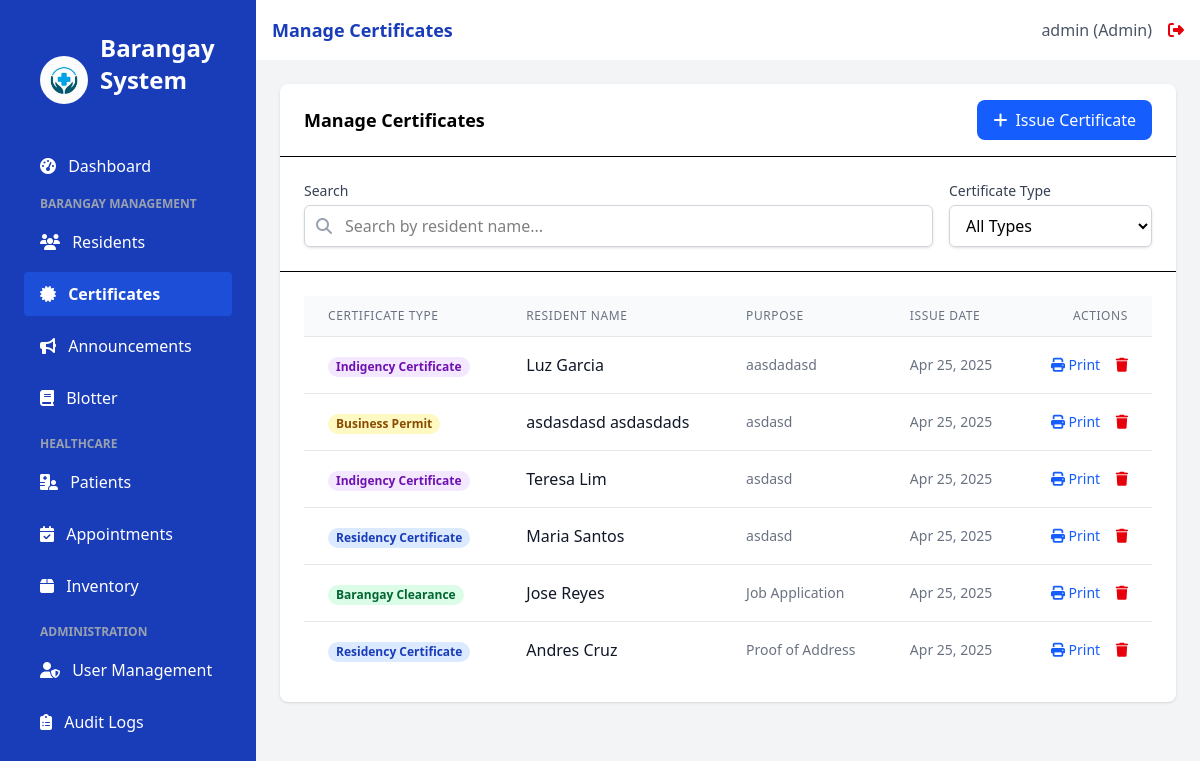
Page /certificates (signed in) on the earlier database version.
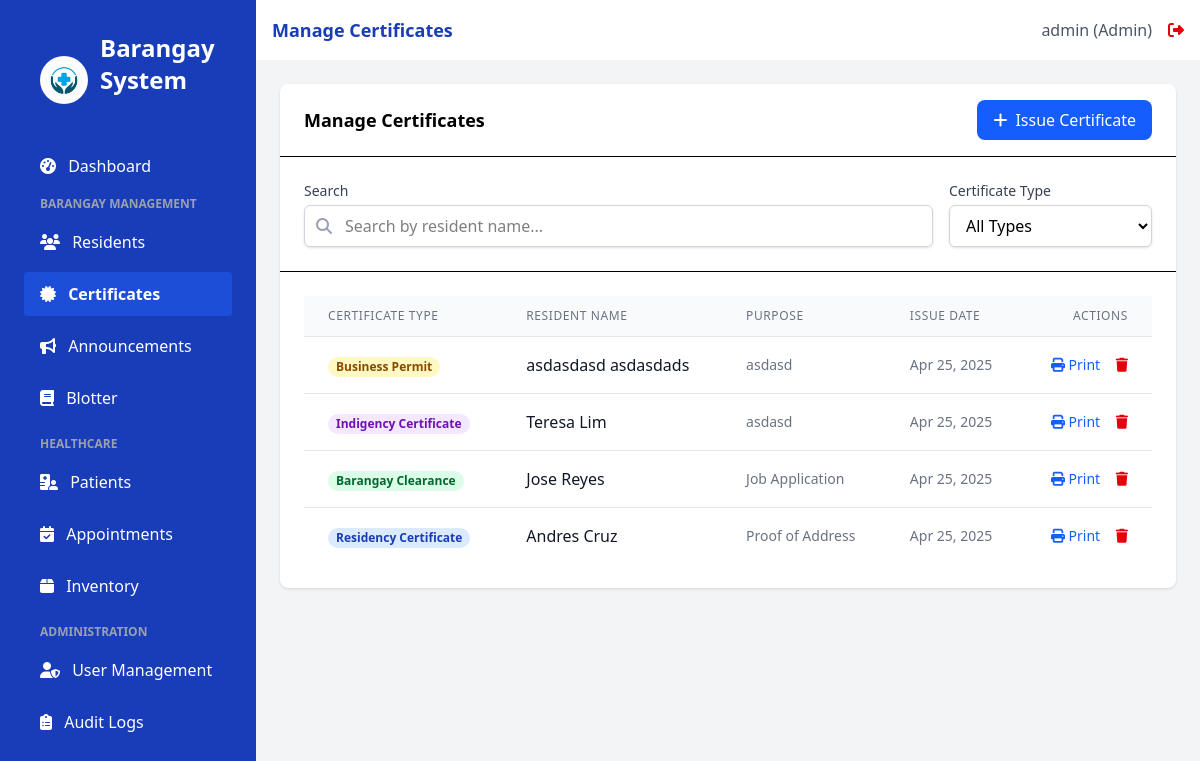
Same page on the later database version.
### app.py (models this page shows)
class Certificate(db.Model):
    id = db.Column(db.Integer, primary_key=True)
    resident_id = db.Column(db.Integer, db.ForeignKey('resident.id'), nullable=False)
    type = db.Column(db.String(50), nullable=False)
    purpose = db.Column(db.String(200))
    issue_date = db.Column(db.DateTime, default=datetime.utcnow)
    issued_by_id = db.Column(db.Integer, db.ForeignKey('user.id'), nullable=True) # Allow null if needed, or set nullable=False if required
    resident = db.relationship('Resident', backref='certificates')

class Resident(db.Model):
    id = db.Column(db.Integer, primary_key=True)
    first_name = db.Column(db.String(100), nullable=False)
    last_name = db.Column(db.String(100), nullable=False)
    address = db.Column(db.String(200), nullable=False)
    contact_number = db.Column(db.String(20))
    birth_date = db.Column(db.Date)
    created_at = db.Column(db.DateTime, default=datetime.utcnow)
    is_patient = db.Column(db.Boolean, default=False)

### app.py (the view)
@app.route('/certificates')
@login_required
@role_required(['admin', 'staff']) # Or adjust roles as needed
def certificates():
    try:
        issued_certificates = Certificate.query.order_by(Certificate.issue_date.desc()).all()
        all_residents = Resident.query.order_by(Resident.last_name, Resident.first_name).all()
    except OperationalError as e:
        flash(f"Database error: {e}. Could not load certificate or resident data.", 'danger')
        issued_certificates = []
        all_residents = []
    except Exception as e:
        flash(f"An unexpected error occurred: {e}", 'danger')
        issued_certificates = []
        all_residents = []
    return render_template('certificates.html',
                           title="Manage Certificates",
                           certificates=issued_certificates,
                           residents=all_residents) # Pass residents to the template

### app.py (called while the page is built)
@login_manager.user_loader
def load_user(user_id):
    return User.query.get(int(user_id))

def role_required(roles):
    def decorator(f):
        @wraps(f)
        def decorated_function(*args, **kwargs):
            if not current_user.is_authenticated or current_user.role not in roles:
                flash('You do not have permission to access this page.', 'danger')
                return redirect(url_for('login'))
            return f(*args, **kwargs)
        return decorated_function
    return decorator

### templates/certificates.html (shortened to what the changed rows need)
{% extends 'base.html' %}
{% block content %}
<div x-data="certificateSystem()" class="bg-white rounded-lg shadow">
    <div class="border-b px-6 py-4 flex items-center justify-between">
        <h2 class="font-semibold text-lg">Manage Certificates</h2>
    </div>
    <div class="p-6 overflow-x-auto">
        <table class="min-w-full divide-y divide-gray-200">
            <thead class="bg-gray-50">
                <tr>
                    <th scope="col" class="px-6 py-3 text-left text-xs font-medium text-gray-500 uppercase tracking-wider">Certificate Type</th>
                    <th scope="col" class="px-6 py-3 text-left text-xs font-medium text-gray-500 uppercase tracking-wider">Resident Name</th>
                    <th scope="col" class="px-6 py-3 text-left text-xs font-medium text-gray-500 uppercase tracking-wider">Purpose</th>
                    <th scope="col" class="px-6 py-3 text-left text-xs font-medium text-gray-500 uppercase tracking-wider">Issue Date</th>
                    <th scope="col" class="px-6 py-3 text-right text-xs font-medium text-gray-500 uppercase tracking-wider">Actions</th>
                </tr>
            </thead>
            <tbody class="bg-white divide-y divide-gray-200">
                {% if certificates %}
                    {% for cert in certificates %}
                    <tr x-show="matchesSearch('{{ cert.resident.first_name if cert.resident else '' }} {{ cert.resident.last_name if cert.resident else '' }}') && matchesFilter('{{ cert.type }}')">
                        <td class="px-6 py-4 whitespace-nowrap">
                            <span class="px-2 inline-flex text-xs leading-5 font-semibold rounded-full
                                {% if cert.type == 'Barangay Clearance' %}bg-green-100 text-green-800
                                {% elif cert.type == 'Residency Certificate' %}bg-blue-100 text-blue-800
                                {% elif cert.type == 'Indigency Certificate' %}bg-purple-100 text-purple-800
                                {% elif cert.type == 'Business Permit' %}bg-yellow-100 text-yellow-800
                                {% else %}bg-gray-100 text-gray-800{% endif %}">
                                {{ cert.type }}
                            </span>
                        </td>
                        <td class="px-6 py-4 whitespace-nowrap">
                            {% if cert.resident %}
                                <div class="font-medium text-gray-900">{{ cert.resident.first_name }} {{ cert.resident.last_name }}</div>
                            {% else %}
                                <div class="font-medium text-red-600">Resident Not Found (ID: {{ cert.resident_id }})</div>
                            {% endif %}
                        </td>
                        <td class="px-6 py-4 text-sm text-gray-500">
                            {{ cert.purpose|truncate(30) }}
                        </td>
                        <td class="px-6 py-4 whitespace-nowrap text-sm text-gray-500">
                            {{ cert.issue_date.strftime('%b %d, %Y') }}
                        </td>
                        <td class="px-6 py-4 whitespace-nowrap text-right text-sm font-medium">
                             <a href="{{ url_for('print_certificate', id=cert.id) }}" target="_blank" class="text-blue-600 hover:text-blue-900 mr-3" title="Print Certificate">
                                <i class="fas fa-print"></i> Print
                            </a>
                            <form action="{{ url_for('delete_certificate', id=cert.id) }}" method="POST" class="inline" onsubmit="return confirm('Are you sure you want to delete this certificate? This action cannot be undone.');">
                                <button type="submit" class="text-red-600 hover:text-red-900" title="Delete Certificate">
                                    <i class="fas fa-trash"></i>
                                </button>
                            </form>
                        </td>
                    </tr>
                    {% endfor %}
                {% else %}
                    <tr>
                        <td colspan="5" class="px-6 py-4 text-center text-sm text-gray-500">
                            No certificates found. <button @click="openModal()" class="text-blue-600 hover:underline">Issue the first one</button>.
                        </td>
                    </tr>
                {% endif %}
            </tbody>
        </table>
    </div>
</div>
{% endblock %}

Differences in the rows shown:
removed Certificate: type "Indigency Certificate", resident.first_name "Luz", resident.last_name "Garcia", purpose "aasdadasd", issue_date "Apr 25, 2025"
removed Certificate: type "Residency Certificate", resident.first_name "Maria", resident.last_name "Santos", purpose "asdasd", issue_date "Apr 25, 2025"
